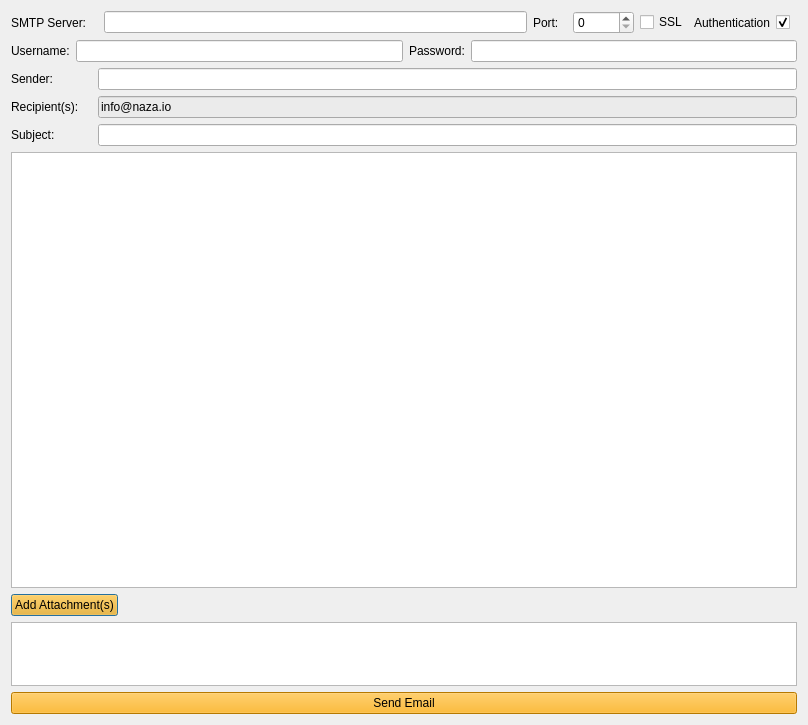
<?xml version="1.0" encoding="UTF-8"?>
<ui version="4.0">
 <class>EmailSendDialog</class>
 <widget class="QDialog" name="EmailSendDialog">
  <property name="geometry">
   <rect>
    <x>0</x>
    <y>0</y>
    <width>808</width>
    <height>725</height>
   </rect>
  </property>
  <property name="windowTitle">
   <string>Email Naza</string>
  </property>
  <layout class="QVBoxLayout" name="verticalLayout">
   <item>
    <layout class="QHBoxLayout" name="horizontalLayout_5">
     <item>
      <widget class="QLabel" name="label">
       <property name="minimumSize">
        <size>
         <width>87</width>
         <height>17</height>
        </size>
       </property>
       <property name="maximumSize">
        <size>
         <width>87</width>
         <height>17</height>
        </size>
       </property>
       <property name="text">
        <string>SMTP Server:</string>
       </property>
      </widget>
     </item>
     <item>
      <widget class="QLineEdit" name="host"/>
     </item>
     <item>
      <widget class="QLabel" name="label_2">
       <property name="minimumSize">
        <size>
         <width>34</width>
         <height>17</height>
        </size>
       </property>
       <property name="maximumSize">
        <size>
         <width>34</width>
         <height>17</height>
        </size>
       </property>
       <property name="text">
        <string>Port:</string>
       </property>
      </widget>
     </item>
     <item>
      <widget class="QSpinBox" name="port">
       <property name="maximum">
        <number>99999</number>
       </property>
      </widget>
     </item>
     <item>
      <widget class="QCheckBox" name="ssl">
       <property name="text">
        <string>SSL</string>
       </property>
      </widget>
     </item>
     <item>
      <widget class="QLabel" name="label_4">
       <property name="font">
        <font>
         <weight>50</weight>
         <bold>false</bold>
        </font>
       </property>
       <property name="text">
        <string>Authentication</string>
       </property>
      </widget>
     </item>
     <item>
      <widget class="QCheckBox" name="auth">
       <property name="minimumSize">
        <size>
         <width>21</width>
         <height>21</height>
        </size>
       </property>
       <property name="maximumSize">
        <size>
         <width>21</width>
         <height>21</height>
        </size>
       </property>
       <property name="text">
        <string/>
       </property>
       <property name="checked">
        <bool>true</bool>
       </property>
       <property name="tristate">
        <bool>false</bool>
       </property>
      </widget>
     </item>
    </layout>
   </item>
   <item>
    <layout class="QHBoxLayout" name="horizontalLayout_6">
     <item>
      <widget class="QLabel" name="label_5">
       <property name="text">
        <string>Username:</string>
       </property>
      </widget>
     </item>
     <item>
      <widget class="QLineEdit" name="username"/>
     </item>
     <item>
      <widget class="QLabel" name="label_6">
       <property name="text">
        <string>Password:</string>
       </property>
      </widget>
     </item>
     <item>
      <widget class="QLineEdit" name="password">
       <property name="echoMode">
        <enum>QLineEdit::Password</enum>
       </property>
      </widget>
     </item>
    </layout>
   </item>
   <item>
    <layout class="QHBoxLayout" name="horizontalLayout_2">
     <item>
      <widget class="QLabel" name="label_8">
       <property name="minimumSize">
        <size>
         <width>81</width>
         <height>0</height>
        </size>
       </property>
       <property name="maximumSize">
        <size>
         <width>81</width>
         <height>16777215</height>
        </size>
       </property>
       <property name="text">
        <string>Sender:</string>
       </property>
      </widget>
     </item>
     <item>
      <widget class="QLineEdit" name="sender"/>
     </item>
    </layout>
   </item>
   <item>
    <layout class="QHBoxLayout" name="horizontalLayout_3">
     <item>
      <widget class="QLabel" name="label_9">
       <property name="minimumSize">
        <size>
         <width>81</width>
         <height>0</height>
        </size>
       </property>
       <property name="maximumSize">
        <size>
         <width>81</width>
         <height>16777215</height>
        </size>
       </property>
       <property name="text">
        <string>Recipient(s):</string>
       </property>
      </widget>
     </item>
     <item>
      <widget class="QLineEdit" name="recipients">
       <property name="cursor">
        <cursorShape>ForbiddenCursor</cursorShape>
       </property>
       <property name="autoFillBackground">
        <bool>false</bool>
       </property>
       <property name="styleSheet">
        <string notr="true">background-color: rgb(235, 235, 235);</string>
       </property>
       <property name="text">
        <string>info@naza.io</string>
       </property>
       <property name="readOnly">
        <bool>true</bool>
       </property>
      </widget>
     </item>
    </layout>
   </item>
   <item>
    <layout class="QHBoxLayout" name="horizontalLayout_4">
     <item>
      <widget class="QLabel" name="label_10">
       <property name="minimumSize">
        <size>
         <width>81</width>
         <height>0</height>
        </size>
       </property>
       <property name="maximumSize">
        <size>
         <width>81</width>
         <height>16777215</height>
        </size>
       </property>
       <property name="text">
        <string>Subject:</string>
       </property>
      </widget>
     </item>
     <item>
      <widget class="QLineEdit" name="subject"/>
     </item>
    </layout>
   </item>
   <item>
    <widget class="QTextEdit" name="texteditor">
     <property name="textInteractionFlags">
      <set>Qt::LinksAccessibleByKeyboard|Qt::LinksAccessibleByMouse|Qt::TextBrowserInteraction|Qt::TextEditable|Qt::TextEditorInteraction|Qt::TextSelectableByKeyboard|Qt::TextSelectableByMouse</set>
     </property>
    </widget>
   </item>
   <item>
    <layout class="QHBoxLayout" name="horizontalLayout">
     <item>
      <widget class="QPushButton" name="loadButton">
       <property name="styleSheet">
        <string notr="true">background-color: rgb(255, 170, 0);</string>
       </property>
       <property name="text">
        <string>Add Attachment(s)</string>
       </property>
      </widget>
     </item>
     <item>
      <spacer name="horizontalSpacer">
       <property name="orientation">
        <enum>Qt::Horizontal</enum>
       </property>
       <property name="sizeHint" stdset="0">
        <size>
         <width>40</width>
         <height>20</height>
        </size>
       </property>
      </spacer>
     </item>
    </layout>
   </item>
   <item>
    <widget class="QListWidget" name="attachments">
     <property name="maximumSize">
      <size>
       <width>16777215</width>
       <height>64</height>
      </size>
     </property>
    </widget>
   </item>
   <item>
    <layout class="QVBoxLayout" name="verticalLayout_2">
     <item>
      <widget class="QPushButton" name="sendEmail">
       <property name="styleSheet">
        <string notr="true">background-color: rgb(255, 170, 0);</string>
       </property>
       <property name="text">
        <string>Send Email</string>
       </property>
      </widget>
     </item>
    </layout>
   </item>
  </layout>
 </widget>
 <resources/>
 <connections>
  <connection>
   <sender>loadButton</sender>
   <signal>clicked()</signal>
   <receiver>EmailSendDialog</receiver>
   <slot>on_addAttachment_clicked()</slot>
   <hints>
    <hint type="sourcelabel">
     <x>64</x>
     <y>602</y>
    </hint>
    <hint type="destinationlabel">
     <x>403</x>
     <y>362</y>
    </hint>
   </hints>
  </connection>
 </connections>
 <slots>
  <slot>on_addAttachment_clicked()</slot>
  <slot>on_sendEmail_clicked()</slot>
 </slots>
</ui>
